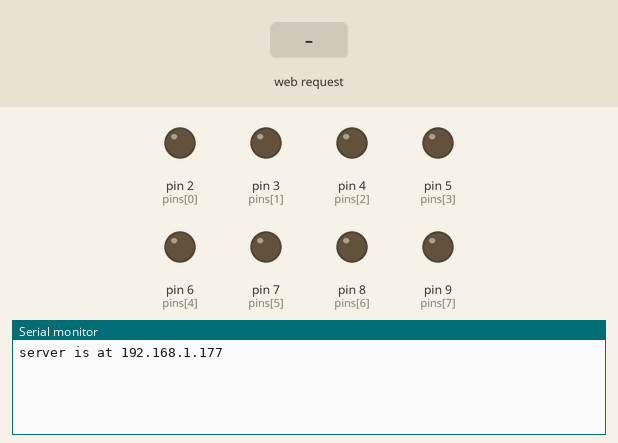
Bench run of a sketch on a simulated Arduino Uno, built for the host (arithmetic inside an expression is 32-bit, double 64-bit). Parts: output pins drawn as LEDs (lit = HIGH), the last lines printed to the serial monitor. The inputs (shaded band) are chosen by the test bench. WiFi joins after 1.5 s; servers stay silent unless stated.

Above: at 1.2 s.
1.3 s: HTTP request GET /set received
At 2.3 s:
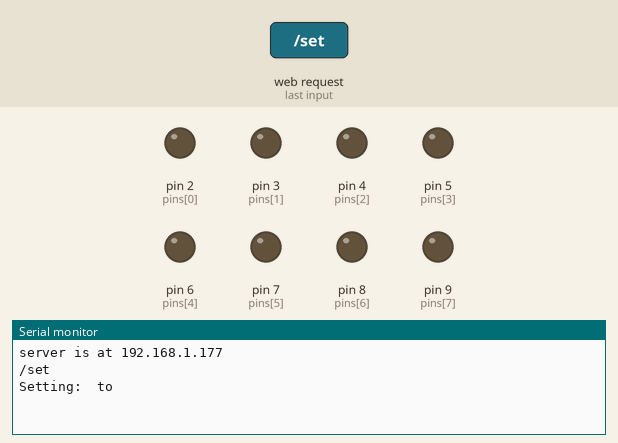
2.8 s: HTTP request GET /toggle received
At 3.4 s:
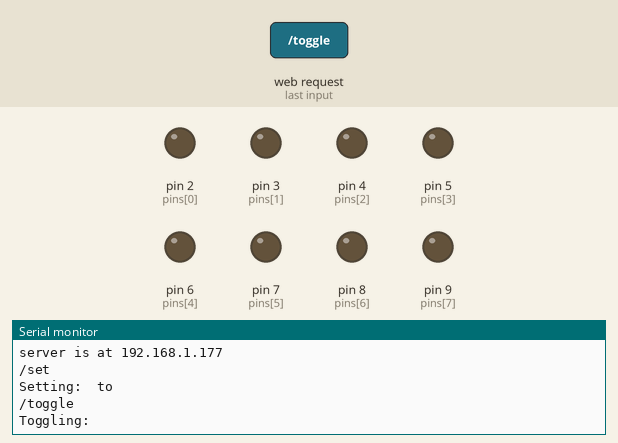
4.3 s: HTTP request GET /get received
At 5.8 s:
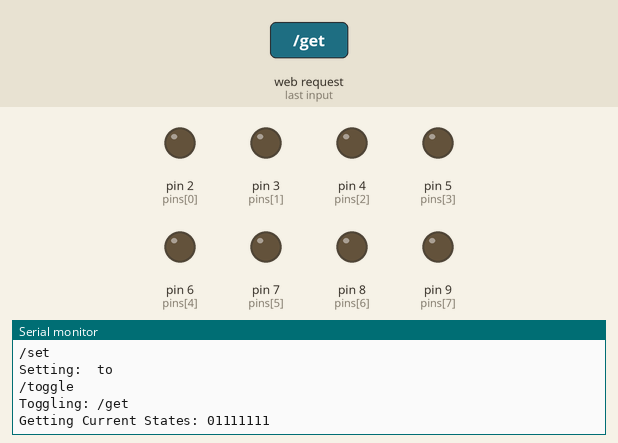

Measured:
- after the input at 1.3 s, the serial monitor: prints a new line at once (image 1)
- after the input at 2.8 s, the serial monitor: prints a new line at once (image 2)
- after the input at 4.3 s, the serial monitor: prints a new line at once (image 3)

The sketch:

RelayServer.ino
```cpp
// My dependencies
#include "Request.h"
#include "Router.h"

// Other dependencies
#include <SPI.h>
#include <Ethernet.h>


// My variables
String http_req = "";
Request req;
Router router;
// End of my variables


// Enter a MAC address and IP address for your controller below.
// The IP address will be dependent on your local network:
byte mac[] = {
  0xDE, 0xAD, 0xBE, 0xEF, 0xFE, 0xED
};
IPAddress ip(192, 168, 1, 177);

// Initialize the Ethernet server library
// with the IP address and port you want to use
// (port 80 is default for HTTP):
EthernetServer server(80);


void setup() {
  // Open serial communications and wait for port to open:
  Serial.begin(9600);
  while (!Serial) {
    ; // wait for serial port to connect. Needed for native USB port only
  }

  // start the Ethernet connection and the server:
  Ethernet.begin(mac, ip);
  server.begin();
  Serial.print("server is at ");
  Serial.println(Ethernet.localIP());
}


void loop() {
  // listen for incoming clients
  EthernetClient client = server.available();
  if (client) {
    // an http request ends with a blank line
    boolean currentLineIsBlank = true;
    while (client.connected()) {
      if (client.available()) {
        char c = client.read();
        //Serial.write(c);
        http_req += c;
        // if you've gotten to the end of the line (received a newline
        // character) and the line is blank, the http request has ended,
        // so you can send a reply
        if (c == '\n' && currentLineIsBlank) {
          req.parseRequest(http_req);
          http_req = "";
          router.respond(req.getPath(), client);
          break;
        }
        if (c == '\n') {
          // you're starting a new line
          currentLineIsBlank = true;
        } else if (c != '\r') {
          // you've gotten a character on the current line
          currentLineIsBlank = false;
        }
      }
    }
    // give the web browser time to receive the data
    delay(1);
    // close the connection:
    client.stop();
  }
}
```

RelayModule.h
```cpp
// Relay module class
// by default, this assumes an 8 Relay Module connected on pins 2-9

class RelayModule {
  public:
    const static int numberOfPins = 8;                  // Number of relays in module
    int pins[numberOfPins] = {2, 3, 4, 5, 6, 7, 8, 9}; // pins used by relay module
    boolean states[numberOfPins] = {false, false, false, false, false, false, false, false}; // relay state (true = HIGH = off) (false = LOW = on)

    void init(void) {
      for (int i = 0; i < numberOfPins; i++) {
        pinMode(pins[i], OUTPUT);     // set all pins as output
        digitalWrite(pins[i], HIGH);  // set all modules off
        states[i] = true;             // set state off
      }
    };

    // toggle will toggle the state of a given pin
    void toggle(int pin) {
      states[pin] = !states[pin];
      digitalWrite(pins[pin], states[pin]);
    };

    void toggle(String pin) {
      toggle(pin.toInt());
    };

    // toggleAll will toggle the state of all of the pins
    void toggleAll(void) {
      for (int i = 0; i < numberOfPins; i++) {
        toggle(i);
      }
    };

    // set will set a given pin to a given state
    void set(int pin, boolean state) {
      states[pin] = state;
      digitalWrite(pins[pin], state);
    };

    void set(String pin, String state) {
      set(pin.toInt(), state.toInt());
    };

    // when given a byte, set will set all of the pins based on the bits of a byte
    void set(byte b) {
      for (int i = 0; i < numberOfPins; i++) {
        set(i, ((b >> i)  & 0x01));
      }
    };

    void set(int setStates[]) {
      for (int i = 0; i < numberOfPins; i++) {
        set(i, setStates[i]);
      }
    };

    void set(String s) {
      for (int i = 0; i < numberOfPins; i++) {
        char c = s.charAt(i);
        boolean b = (c == '1');
        set(i, b);
      }
    };

    void setAll(boolean state) {
      for (int i = 0; i < numberOfPins; i++) {
        set(i, state);
      }
    };

    void setAll(String s) {
      boolean b = (s == "1");
      setAll(b);
    }

    String getStates() {
      String res = "";
      for (int i = 0; i < numberOfPins; i++) {
        res += (states[i]) ? "1" : "0";
      }
      return res;
    }
};
```

Request.h
```cpp
class Request {
  public:
    void setRequestText(String s) {
      requestText = s;
    };
    String getRequestText(void) {
      return requestText;
    };
    void setPath(String s) {
      path = s;
    };
    String getPath(void) {
      return path;
    };
    void parseRequest(String _reqText) {
      setRequestText(_reqText);

      String parseString = "";
      boolean finishOnNext = false;

      for (int i = 0; i < _reqText.length(); i++) {
        char c = _reqText.charAt(i);
        if (c == ' ' || c == '\r' || c == '\n') {
          if (finishOnNext) {
            setPath(parseString);
            break;
          } else {
            if (parseString == "GET") {
              finishOnNext = true;
            }
          }
          parseString = "";
        } else {
          parseString += c;
        }
      }

    };
  private:
    String requestText = "";
    String path = "";
};
```

Router.h
```cpp
#include "RelayModule.h"
#include <Ethernet.h>

class Router {
  public:
    RelayModule relay;
    void respond(String route, EthernetClient client) {
      // send a standard http response header
      Serial.println(route);
      client.println("HTTP/1.1 200 OK");
      client.println("Content-Type: text/plain");
      client.println("Access-Control-Allow-Origin: *");
      client.println("Connection: close");  // the connection will be closed after completion of the response
      client.println();

      if (route.indexOf("toggle/all") != -1) {
        Serial.println("Toggling all");
        relay.toggleAll();
        client.println(relay.getStates());
      } else if (route.indexOf("toggle") != -1) {
        String pin = route.substring(8, route.length());
        Serial.print("Toggling: ");
        Serial.print(pin);
        if (pin != "") relay.toggle(pin);
        client.println(relay.getStates());
      } else if (route.indexOf("set/all") != -1) {
        String state = route.substring(9, route.length());
        Serial.print("Setting all to: ");
        Serial.println(state);
        relay.setAll(state);
        client.println(relay.getStates());
      } else if (route.indexOf("set") != -1) {
        String pin = route.substring(5, route.length());
        String state = pin.substring(pin.length() - 1, pin.length());
        pin = pin.substring(0, pin.length() - 2);
        Serial.print("Setting: ");
        Serial.print(pin);
        Serial.print(" to ");
        Serial.println(state);
        relay.set(pin, state);
        client.println(relay.getStates());
      } else if (route.indexOf("get") != -1) {
        Serial.print("Getting Current States: ");
        Serial.println(relay.getStates());
        client.println(relay.getStates());
      } else {
        Serial.print("Ignoring request: ");
        Serial.println(route);
        client.print("Ignoring: ");
        client.println(route);
      }
    };
    Router(void) {
      relay.init();
    }
};
```
